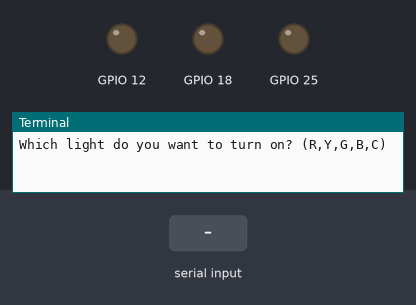
Recording of a program running on a simulated Raspberry Pi (BCM pin numbers). On the bench: output pins drawn as LEDs (lit = HIGH), the last lines printed to the terminal. Dashed ring = blinking. The inputs (shaded band) are chosen by the test bench.

Above: at 1.2 s.
1.3 s: "B" typed at the terminal
At 1.6 s:
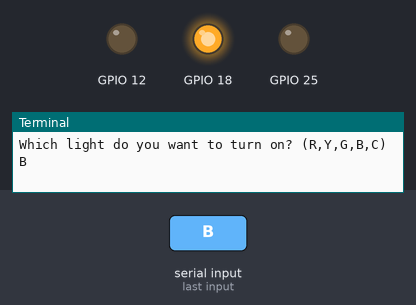
4.3 s: "C" typed at the terminal
At 5.1 s:
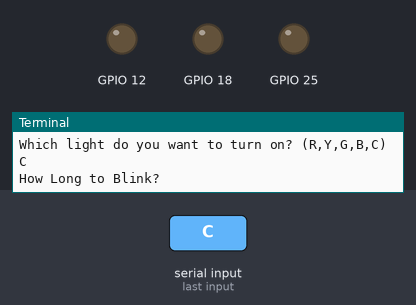
5.8 s: "5" typed at the terminal
At 6.2 s:
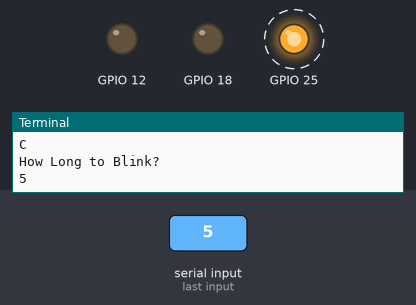
Timing chart, 0 to 15.3 s (numbered marks = the images above; inputs shaded):
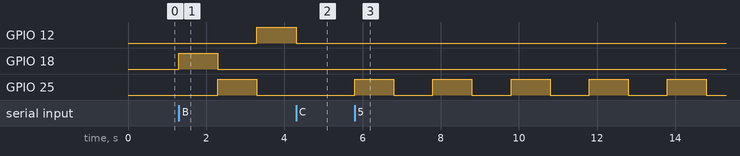

The program:

stoplight.py
```python
import RPi.GPIO as GPIO
from time import sleep

#Setup the board's output
GPIO.setmode(GPIO.BCM)


#pin 25 is yellow, red is 18, green is 12
GPIO.setup(12, GPIO.OUT)
GPIO.setup(25, GPIO.OUT)
GPIO.setup(18, GPIO.OUT)


try:
    while True:
            light_to_turn_on = raw_input("Which light do you want to turn on? (R,Y,G,B,C)")

            GPIO.output(12, GPIO.LOW)
            GPIO.output(25, GPIO.LOW)
            GPIO.output(18, GPIO.LOW)

            if light_to_turn_on.upper() == "B":
                GPIO.output(18, GPIO.HIGH)
                sleep(1)
                GPIO.output(18, GPIO.LOW)
                GPIO.output(25, GPIO.HIGH)
                sleep(1)
                GPIO.output(25, GPIO.LOW)
                GPIO.output(12, GPIO.HIGH)
            elif light_to_turn_on.upper() == "C":
                blink = int(raw_input("How Long to Blink?"))
                while blink > 0:
                    GPIO.output(25, GPIO.HIGH)
                    sleep(1)
                    GPIO.output(25, GPIO.LOW)
                    sleep(1)
                    blink -= 1
            elif light_to_turn_on.upper() == "R":
                GPIO.output(18, GPIO.HIGH)
            elif light_to_turn_on.upper() == "G":
                GPIO.output(12, GPIO.HIGH)
            else:
                GPIO.output(25, GPIO.HIGH)


#No error occurs when Ctrl+C is pushed.
except KeyboardInterrupt:
    pass

#Release GPIO
GPIO.cleanup()
```

Measured:
- after the input at 1.3 s, GPIO 12: LOW → HIGH after 2.0 s; GPIO 18: LOW → HIGH at once, → LOW 1.0 s later; GPIO 25: LOW → HIGH after 1.0 s, → LOW 1.0 s later
- after the input at 4.3 s, GPIO 12: HIGH → LOW at once
- after the input at 5.8 s, GPIO 25: alternates HIGH for 1.0 s and LOW for 1.0 s, starting at once
